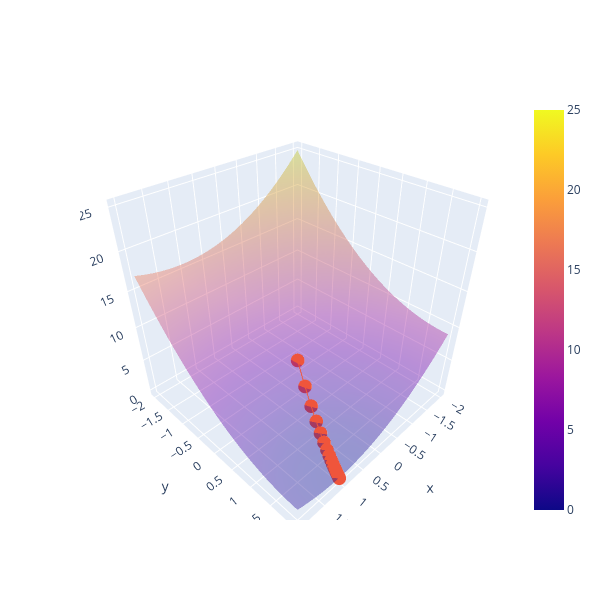

Notebook code cell kept with this figure:
### Code cell
# Visualizing the descent path
x, y = np.linspace(-2,2), np.linspace(-2,2)
xx, yy = np.meshgrid(x,y)
zz = (xx-1)**2+(yy-2)**2

fig = Figure(data = [Surface(x = xx,
                             y = yy,
                             z = zz,
                             opacity = 0.4),
                     Scatter3d(x = x_gd,
                              y = y_gd,
                               z = z_gd)],
             layout = Layout(width = 600,
                             height = 600))
fig.show()
